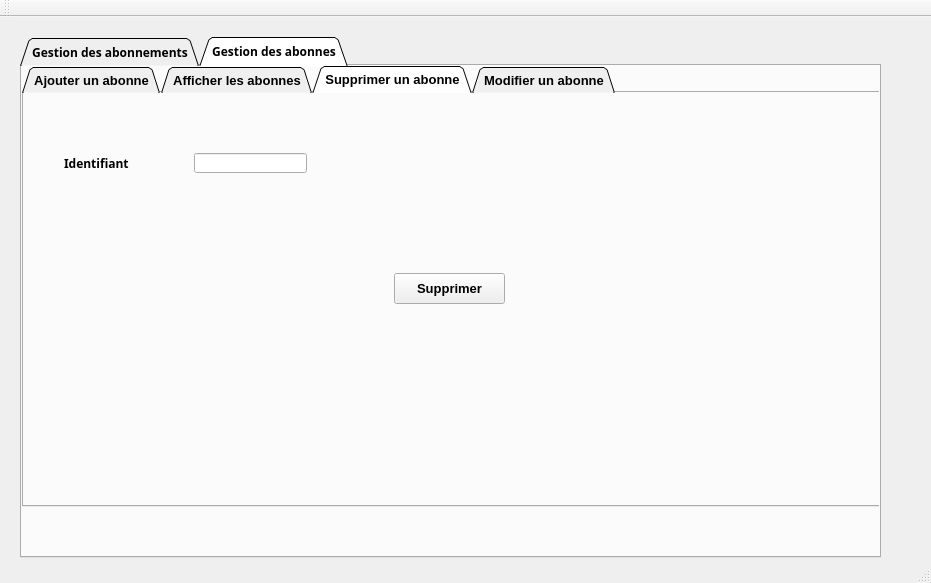
<?xml version="1.0" encoding="UTF-8"?>
<ui version="4.0">
 <class>MainWindow</class>
 <widget class="QMainWindow" name="MainWindow">
  <property name="geometry">
   <rect>
    <x>0</x>
    <y>0</y>
    <width>931</width>
    <height>583</height>
   </rect>
  </property>
  <property name="windowTitle">
   <string>Gestion des étudiants</string>
  </property>
  <widget class="QWidget" name="centralWidget">
   <widget class="QTabWidget" name="tabWidget_2">
    <property name="geometry">
     <rect>
      <x>20</x>
      <y>20</y>
      <width>861</width>
      <height>521</height>
     </rect>
    </property>
    <property name="font">
     <font>
      <family>Microsoft YaHei</family>
      <pointsize>9</pointsize>
      <weight>75</weight>
      <bold>true</bold>
     </font>
    </property>
    <property name="tabShape">
     <enum>QTabWidget::Triangular</enum>
    </property>
    <property name="currentIndex">
     <number>1</number>
    </property>
    <property name="elideMode">
     <enum>Qt::ElideLeft</enum>
    </property>
    <widget class="QWidget" name="tab_4">
     <attribute name="title">
      <string>Gestion des abonnements</string>
     </attribute>
     <widget class="QTabWidget" name="tabWidget">
      <property name="geometry">
       <rect>
        <x>10</x>
        <y>10</y>
        <width>831</width>
        <height>401</height>
       </rect>
      </property>
      <property name="font">
       <font>
        <family>Microsoft YaHei</family>
        <pointsize>9</pointsize>
        <weight>75</weight>
        <bold>true</bold>
       </font>
      </property>
      <property name="cursor">
       <cursorShape>ArrowCursor</cursorShape>
      </property>
      <property name="tabShape">
       <enum>QTabWidget::Triangular</enum>
      </property>
      <property name="currentIndex">
       <number>1</number>
      </property>
      <widget class="QWidget" name="tab">
       <attribute name="title">
        <string>Ajouter un abonnement</string>
       </attribute>
       <widget class="QLabel" name="label">
        <property name="geometry">
         <rect>
          <x>20</x>
          <y>30</y>
          <width>101</width>
          <height>21</height>
         </rect>
        </property>
        <property name="font">
         <font>
          <family>Microsoft YaHei UI</family>
          <pointsize>9</pointsize>
          <weight>75</weight>
          <bold>true</bold>
         </font>
        </property>
        <property name="text">
         <string>Identifiant</string>
        </property>
       </widget>
       <widget class="QLabel" name="label_3">
        <property name="geometry">
         <rect>
          <x>20</x>
          <y>120</y>
          <width>47</width>
          <height>21</height>
         </rect>
        </property>
        <property name="font">
         <font>
          <family>Microsoft YaHei UI</family>
          <pointsize>9</pointsize>
          <weight>75</weight>
          <bold>true</bold>
         </font>
        </property>
        <property name="text">
         <string>Prix</string>
        </property>
       </widget>
       <widget class="QLineEdit" name="lineEdit_id">
        <property name="geometry">
         <rect>
          <x>140</x>
          <y>30</y>
          <width>113</width>
          <height>21</height>
         </rect>
        </property>
       </widget>
       <widget class="QLineEdit" name="lineEdit_type">
        <property name="geometry">
         <rect>
          <x>140</x>
          <y>75</y>
          <width>113</width>
          <height>21</height>
         </rect>
        </property>
       </widget>
       <widget class="QLineEdit" name="lineEdit_prix">
        <property name="geometry">
         <rect>
          <x>140</x>
          <y>115</y>
          <width>113</width>
          <height>21</height>
         </rect>
        </property>
       </widget>
       <widget class="QPushButton" name="pb_ajouter">
        <property name="geometry">
         <rect>
          <x>370</x>
          <y>260</y>
          <width>131</width>
          <height>31</height>
         </rect>
        </property>
        <property name="text">
         <string>Ajouter</string>
        </property>
       </widget>
       <widget class="QLabel" name="label_2">
        <property name="geometry">
         <rect>
          <x>20</x>
          <y>75</y>
          <width>55</width>
          <height>21</height>
         </rect>
        </property>
        <property name="font">
         <font>
          <family>Microsoft YaHei UI</family>
          <pointsize>9</pointsize>
          <weight>75</weight>
          <bold>true</bold>
         </font>
        </property>
        <property name="text">
         <string>Type</string>
        </property>
       </widget>
       <widget class="QLabel" name="label_5">
        <property name="geometry">
         <rect>
          <x>20</x>
          <y>160</y>
          <width>81</width>
          <height>21</height>
         </rect>
        </property>
        <property name="font">
         <font>
          <family>Microsoft YaHei UI</family>
          <pointsize>9</pointsize>
          <weight>75</weight>
          <bold>true</bold>
         </font>
        </property>
        <property name="text">
         <string>Durée</string>
        </property>
       </widget>
       <widget class="QLineEdit" name="lineEdit_duree">
        <property name="geometry">
         <rect>
          <x>140</x>
          <y>160</y>
          <width>113</width>
          <height>21</height>
         </rect>
        </property>
       </widget>
      </widget>
      <widget class="QWidget" name="tab_2">
       <attribute name="title">
        <string>Afficher les abonnements</string>
       </attribute>
       <widget class="QTableView" name="tab_abonnements">
        <property name="geometry">
         <rect>
          <x>10</x>
          <y>10</y>
          <width>441</width>
          <height>221</height>
         </rect>
        </property>
       </widget>
      </widget>
      <widget class="QWidget" name="tab_3">
       <attribute name="title">
        <string>Supprimer un abonnement</string>
       </attribute>
       <widget class="QLineEdit" name="lineEdit_id_2">
        <property name="geometry">
         <rect>
          <x>160</x>
          <y>49</y>
          <width>113</width>
          <height>21</height>
         </rect>
        </property>
       </widget>
       <widget class="QLabel" name="label_4">
        <property name="geometry">
         <rect>
          <x>40</x>
          <y>50</y>
          <width>111</width>
          <height>21</height>
         </rect>
        </property>
        <property name="font">
         <font>
          <family>Microsoft YaHei UI</family>
          <pointsize>9</pointsize>
          <weight>75</weight>
          <bold>true</bold>
         </font>
        </property>
        <property name="text">
         <string>Identifiant</string>
        </property>
       </widget>
       <widget class="QPushButton" name="pb_supprimer">
        <property name="geometry">
         <rect>
          <x>380</x>
          <y>240</y>
          <width>131</width>
          <height>31</height>
         </rect>
        </property>
        <property name="text">
         <string>Supprimer</string>
        </property>
       </widget>
      </widget>
      <widget class="QWidget" name="tab_9">
       <attribute name="title">
        <string>Modifier un abonnement</string>
       </attribute>
       <widget class="QLabel" name="label_13">
        <property name="geometry">
         <rect>
          <x>40</x>
          <y>75</y>
          <width>101</width>
          <height>21</height>
         </rect>
        </property>
        <property name="font">
         <font>
          <family>Microsoft YaHei UI</family>
          <pointsize>9</pointsize>
          <weight>75</weight>
          <bold>true</bold>
         </font>
        </property>
        <property name="text">
         <string>Identifiant</string>
        </property>
       </widget>
       <widget class="QLineEdit" name="lineEdit_idmod">
        <property name="geometry">
         <rect>
          <x>160</x>
          <y>76</y>
          <width>113</width>
          <height>20</height>
         </rect>
        </property>
       </widget>
       <widget class="QLabel" name="label_14">
        <property name="geometry">
         <rect>
          <x>40</x>
          <y>125</y>
          <width>81</width>
          <height>21</height>
         </rect>
        </property>
        <property name="font">
         <font>
          <family>Microsoft YaHei UI</family>
          <pointsize>9</pointsize>
          <weight>75</weight>
          <bold>true</bold>
         </font>
        </property>
        <property name="text">
         <string>Type</string>
        </property>
       </widget>
       <widget class="QLineEdit" name="lineEdit_typemod">
        <property name="geometry">
         <rect>
          <x>160</x>
          <y>126</y>
          <width>113</width>
          <height>20</height>
         </rect>
        </property>
       </widget>
       <widget class="QLabel" name="label_15">
        <property name="geometry">
         <rect>
          <x>40</x>
          <y>176</y>
          <width>71</width>
          <height>20</height>
         </rect>
        </property>
        <property name="font">
         <font>
          <family>Microsoft YaHei UI</family>
          <pointsize>9</pointsize>
          <weight>75</weight>
          <bold>true</bold>
         </font>
        </property>
        <property name="text">
         <string>Prix</string>
        </property>
       </widget>
       <widget class="QLabel" name="label_16">
        <property name="geometry">
         <rect>
          <x>40</x>
          <y>220</y>
          <width>55</width>
          <height>21</height>
         </rect>
        </property>
        <property name="font">
         <font>
          <family>Microsoft YaHei</family>
          <pointsize>9</pointsize>
          <weight>75</weight>
          <bold>true</bold>
         </font>
        </property>
        <property name="text">
         <string>Duree</string>
        </property>
       </widget>
       <widget class="QLineEdit" name="lineEdit_prixmod">
        <property name="geometry">
         <rect>
          <x>160</x>
          <y>176</y>
          <width>113</width>
          <height>20</height>
         </rect>
        </property>
       </widget>
       <widget class="QLineEdit" name="lineEdit_dureemod">
        <property name="geometry">
         <rect>
          <x>160</x>
          <y>220</y>
          <width>113</width>
          <height>21</height>
         </rect>
        </property>
       </widget>
       <widget class="QPushButton" name="pushButton">
        <property name="geometry">
         <rect>
          <x>370</x>
          <y>270</y>
          <width>111</width>
          <height>31</height>
         </rect>
        </property>
        <property name="text">
         <string>Modifier</string>
        </property>
       </widget>
      </widget>
      <widget class="QWidget" name="tab_13">
       <attribute name="title">
        <string>Calculer prix des abonnements</string>
       </attribute>
       <widget class="QTableView" name="calcul_tableview">
        <property name="geometry">
         <rect>
          <x>50</x>
          <y>50</y>
          <width>571</width>
          <height>361</height>
         </rect>
        </property>
       </widget>
      </widget>
     </widget>
    </widget>
    <widget class="QWidget" name="tab_5">
     <attribute name="title">
      <string>Gestion des abonnes</string>
     </attribute>
     <widget class="QTabWidget" name="tabWidget_3">
      <property name="geometry">
       <rect>
        <x>0</x>
        <y>0</y>
        <width>881</width>
        <height>441</height>
       </rect>
      </property>
      <property name="font">
       <font>
        <family>Microsoft YaHei UI</family>
        <pointsize>10</pointsize>
        <weight>75</weight>
        <bold>true</bold>
       </font>
      </property>
      <property name="tabShape">
       <enum>QTabWidget::Triangular</enum>
      </property>
      <property name="currentIndex">
       <number>2</number>
      </property>
      <widget class="QWidget" name="tab_6">
       <attribute name="title">
        <string>Ajouter un abonne</string>
       </attribute>
       <widget class="QLabel" name="label_6">
        <property name="geometry">
         <rect>
          <x>20</x>
          <y>35</y>
          <width>121</width>
          <height>21</height>
         </rect>
        </property>
        <property name="font">
         <font>
          <family>Microsoft YaHei</family>
          <pointsize>9</pointsize>
          <weight>75</weight>
          <bold>true</bold>
         </font>
        </property>
        <property name="text">
         <string>Identifiant</string>
        </property>
       </widget>
       <widget class="QLabel" name="label_7">
        <property name="geometry">
         <rect>
          <x>20</x>
          <y>120</y>
          <width>101</width>
          <height>21</height>
         </rect>
        </property>
        <property name="font">
         <font>
          <family>Microsoft YaHei UI</family>
          <pointsize>9</pointsize>
          <weight>75</weight>
          <bold>true</bold>
         </font>
        </property>
        <property name="text">
         <string>Prenom</string>
        </property>
       </widget>
       <widget class="QLineEdit" name="lineEdit_id_3">
        <property name="geometry">
         <rect>
          <x>180</x>
          <y>35</y>
          <width>113</width>
          <height>21</height>
         </rect>
        </property>
       </widget>
       <widget class="QLineEdit" name="lineEdit_nom">
        <property name="geometry">
         <rect>
          <x>180</x>
          <y>76</y>
          <width>113</width>
          <height>20</height>
         </rect>
        </property>
       </widget>
       <widget class="QLineEdit" name="lineEdit_prenom">
        <property name="geometry">
         <rect>
          <x>180</x>
          <y>115</y>
          <width>113</width>
          <height>21</height>
         </rect>
        </property>
       </widget>
       <widget class="QPushButton" name="pb_ajouter_2">
        <property name="geometry">
         <rect>
          <x>400</x>
          <y>320</y>
          <width>121</width>
          <height>31</height>
         </rect>
        </property>
        <property name="text">
         <string>Ajouter</string>
        </property>
       </widget>
       <widget class="QLabel" name="label_8">
        <property name="geometry">
         <rect>
          <x>20</x>
          <y>80</y>
          <width>101</width>
          <height>21</height>
         </rect>
        </property>
        <property name="font">
         <font>
          <family>Microsoft YaHei</family>
          <pointsize>9</pointsize>
          <weight>75</weight>
          <bold>true</bold>
         </font>
        </property>
        <property name="text">
         <string>Nom</string>
        </property>
       </widget>
       <widget class="QLabel" name="label_9">
        <property name="geometry">
         <rect>
          <x>20</x>
          <y>160</y>
          <width>55</width>
          <height>21</height>
         </rect>
        </property>
        <property name="font">
         <font>
          <family>Microsoft YaHei UI</family>
          <pointsize>9</pointsize>
          <weight>75</weight>
          <bold>true</bold>
         </font>
        </property>
        <property name="text">
         <string>Email</string>
        </property>
       </widget>
       <widget class="QLineEdit" name="lineEdit_email">
        <property name="geometry">
         <rect>
          <x>180</x>
          <y>160</y>
          <width>113</width>
          <height>20</height>
         </rect>
        </property>
       </widget>
       <widget class="QLineEdit" name="lineEdit_date_inscription">
        <property name="geometry">
         <rect>
          <x>180</x>
          <y>200</y>
          <width>113</width>
          <height>21</height>
         </rect>
        </property>
       </widget>
       <widget class="QLabel" name="label_11">
        <property name="geometry">
         <rect>
          <x>20</x>
          <y>200</y>
          <width>141</width>
          <height>21</height>
         </rect>
        </property>
        <property name="font">
         <font>
          <family>Microsoft YaHei UI</family>
          <pointsize>9</pointsize>
          <weight>75</weight>
          <bold>true</bold>
         </font>
        </property>
        <property name="text">
         <string>Date inscription</string>
        </property>
       </widget>
       <widget class="QLineEdit" name="lineEdit_livre_acheter">
        <property name="geometry">
         <rect>
          <x>180</x>
          <y>240</y>
          <width>113</width>
          <height>20</height>
         </rect>
        </property>
       </widget>
       <widget class="QLabel" name="label_12">
        <property name="geometry">
         <rect>
          <x>20</x>
          <y>240</y>
          <width>121</width>
          <height>21</height>
         </rect>
        </property>
        <property name="font">
         <font>
          <family>Microsoft YaHei UI</family>
          <pointsize>9</pointsize>
          <weight>75</weight>
          <bold>true</bold>
         </font>
        </property>
        <property name="text">
         <string>Livre acheter</string>
        </property>
       </widget>
      </widget>
      <widget class="QWidget" name="tab_7">
       <attribute name="title">
        <string>Afficher les abonnes</string>
       </attribute>
       <widget class="QTabWidget" name="tabWidget_4">
        <property name="geometry">
         <rect>
          <x>0</x>
          <y>10</y>
          <width>651</width>
          <height>381</height>
         </rect>
        </property>
        <property name="tabShape">
         <enum>QTabWidget::Triangular</enum>
        </property>
        <property name="currentIndex">
         <number>0</number>
        </property>
        <widget class="QWidget" name="tab_11">
         <attribute name="title">
          <string>Tab 1</string>
         </attribute>
         <widget class="QLabel" name="label_23">
          <property name="geometry">
           <rect>
            <x>30</x>
            <y>25</y>
            <width>101</width>
            <height>21</height>
           </rect>
          </property>
          <property name="font">
           <font>
            <family>Microsoft YaHei UI</family>
            <pointsize>9</pointsize>
            <weight>75</weight>
            <bold>true</bold>
           </font>
          </property>
          <property name="text">
           <string>Identifiant</string>
          </property>
         </widget>
         <widget class="QLineEdit" name="lineEdit_id_5">
          <property name="geometry">
           <rect>
            <x>150</x>
            <y>29</y>
            <width>113</width>
            <height>21</height>
           </rect>
          </property>
         </widget>
         <widget class="QPushButton" name="Rechercher">
          <property name="geometry">
           <rect>
            <x>504</x>
            <y>300</y>
            <width>121</width>
            <height>31</height>
           </rect>
          </property>
          <property name="text">
           <string>Rechercher</string>
          </property>
         </widget>
         <widget class="QTableView" name="tabrech">
          <property name="geometry">
           <rect>
            <x>20</x>
            <y>60</y>
            <width>581</width>
            <height>192</height>
           </rect>
          </property>
         </widget>
        </widget>
        <widget class="QWidget" name="tab_12">
         <attribute name="title">
          <string>Tab 2</string>
         </attribute>
         <widget class="QTableView" name="tab_abonnes">
          <property name="geometry">
           <rect>
            <x>20</x>
            <y>10</y>
            <width>571</width>
            <height>192</height>
           </rect>
          </property>
         </widget>
        </widget>
       </widget>
      </widget>
      <widget class="QWidget" name="tab_8">
       <attribute name="title">
        <string>Supprimer un abonne</string>
       </attribute>
       <widget class="QLineEdit" name="lineEdit_id_4">
        <property name="geometry">
         <rect>
          <x>170</x>
          <y>60</y>
          <width>113</width>
          <height>20</height>
         </rect>
        </property>
       </widget>
       <widget class="QLabel" name="label_10">
        <property name="geometry">
         <rect>
          <x>40</x>
          <y>60</y>
          <width>101</width>
          <height>21</height>
         </rect>
        </property>
        <property name="font">
         <font>
          <family>Microsoft YaHei</family>
          <pointsize>9</pointsize>
          <weight>75</weight>
          <bold>true</bold>
         </font>
        </property>
        <property name="text">
         <string>Identifiant</string>
        </property>
       </widget>
       <widget class="QPushButton" name="pb_supprimer_2">
        <property name="geometry">
         <rect>
          <x>370</x>
          <y>180</y>
          <width>111</width>
          <height>31</height>
         </rect>
        </property>
        <property name="text">
         <string>Supprimer</string>
        </property>
       </widget>
      </widget>
      <widget class="QWidget" name="tab_10">
       <attribute name="title">
        <string>Modifier un abonne</string>
       </attribute>
       <widget class="QLabel" name="label_17">
        <property name="geometry">
         <rect>
          <x>30</x>
          <y>45</y>
          <width>101</width>
          <height>21</height>
         </rect>
        </property>
        <property name="font">
         <font>
          <family>Microsoft YaHei UI</family>
          <pointsize>9</pointsize>
          <weight>75</weight>
          <bold>true</bold>
         </font>
        </property>
        <property name="text">
         <string>Identifant</string>
        </property>
       </widget>
       <widget class="QLineEdit" name="lineEdit_iddmod">
        <property name="geometry">
         <rect>
          <x>180</x>
          <y>45</y>
          <width>113</width>
          <height>21</height>
         </rect>
        </property>
       </widget>
       <widget class="QLabel" name="label_18">
        <property name="geometry">
         <rect>
          <x>30</x>
          <y>90</y>
          <width>55</width>
          <height>21</height>
         </rect>
        </property>
        <property name="font">
         <font>
          <family>Microsoft YaHei UI</family>
          <pointsize>9</pointsize>
          <weight>75</weight>
          <bold>true</bold>
         </font>
        </property>
        <property name="text">
         <string>Nom</string>
        </property>
       </widget>
       <widget class="QLineEdit" name="lineEdit_nommod">
        <property name="geometry">
         <rect>
          <x>180</x>
          <y>86</y>
          <width>113</width>
          <height>20</height>
         </rect>
        </property>
       </widget>
       <widget class="QLineEdit" name="lineEdit_prenommod">
        <property name="geometry">
         <rect>
          <x>180</x>
          <y>125</y>
          <width>113</width>
          <height>21</height>
         </rect>
        </property>
       </widget>
       <widget class="QLabel" name="label_19">
        <property name="geometry">
         <rect>
          <x>30</x>
          <y>130</y>
          <width>71</width>
          <height>21</height>
         </rect>
        </property>
        <property name="font">
         <font>
          <family>Microsoft YaHei UI</family>
          <pointsize>9</pointsize>
          <weight>75</weight>
          <bold>true</bold>
         </font>
        </property>
        <property name="text">
         <string>Prenom</string>
        </property>
       </widget>
       <widget class="QLabel" name="label_20">
        <property name="geometry">
         <rect>
          <x>30</x>
          <y>170</y>
          <width>91</width>
          <height>21</height>
         </rect>
        </property>
        <property name="font">
         <font>
          <family>Microsoft YaHei UI</family>
          <pointsize>9</pointsize>
          <weight>75</weight>
          <bold>true</bold>
         </font>
        </property>
        <property name="text">
         <string>Email</string>
        </property>
       </widget>
       <widget class="QLineEdit" name="lineEdit_emailmod">
        <property name="geometry">
         <rect>
          <x>180</x>
          <y>170</y>
          <width>113</width>
          <height>20</height>
         </rect>
        </property>
       </widget>
       <widget class="QLabel" name="label_21">
        <property name="geometry">
         <rect>
          <x>30</x>
          <y>210</y>
          <width>151</width>
          <height>21</height>
         </rect>
        </property>
        <property name="font">
         <font>
          <family>Microsoft YaHei</family>
          <pointsize>9</pointsize>
          <weight>75</weight>
          <bold>true</bold>
         </font>
        </property>
        <property name="text">
         <string>Date incription</string>
        </property>
       </widget>
       <widget class="QLineEdit" name="lineEdit_datemod">
        <property name="geometry">
         <rect>
          <x>180</x>
          <y>210</y>
          <width>113</width>
          <height>21</height>
         </rect>
        </property>
       </widget>
       <widget class="QLabel" name="label_22">
        <property name="geometry">
         <rect>
          <x>30</x>
          <y>260</y>
          <width>121</width>
          <height>21</height>
         </rect>
        </property>
        <property name="font">
         <font>
          <family>Microsoft YaHei</family>
          <pointsize>9</pointsize>
          <weight>75</weight>
          <bold>true</bold>
         </font>
        </property>
        <property name="text">
         <string>Livre acheter</string>
        </property>
       </widget>
       <widget class="QLineEdit" name="lineEdit_livremod">
        <property name="geometry">
         <rect>
          <x>180</x>
          <y>260</y>
          <width>113</width>
          <height>21</height>
         </rect>
        </property>
       </widget>
       <widget class="QPushButton" name="pushButton_2">
        <property name="geometry">
         <rect>
          <x>420</x>
          <y>320</y>
          <width>121</width>
          <height>31</height>
         </rect>
        </property>
        <property name="text">
         <string>Modifier</string>
        </property>
       </widget>
      </widget>
     </widget>
    </widget>
   </widget>
   <widget class="QLabel" name="img">
    <property name="geometry">
     <rect>
      <x>0</x>
      <y>5</y>
      <width>931</width>
      <height>511</height>
     </rect>
    </property>
    <property name="text">
     <string/>
    </property>
   </widget>
   <zorder>img</zorder>
   <zorder>tabWidget_2</zorder>
  </widget>
  <widget class="QMenuBar" name="menuBar">
   <property name="geometry">
    <rect>
     <x>0</x>
     <y>0</y>
     <width>931</width>
     <height>26</height>
    </rect>
   </property>
  </widget>
  <widget class="QToolBar" name="mainToolBar">
   <attribute name="toolBarArea">
    <enum>TopToolBarArea</enum>
   </attribute>
   <attribute name="toolBarBreak">
    <bool>false</bool>
   </attribute>
  </widget>
  <widget class="QStatusBar" name="statusBar"/>
 </widget>
 <layoutdefault spacing="6" margin="11"/>
 <resources/>
 <connections/>
</ui>
